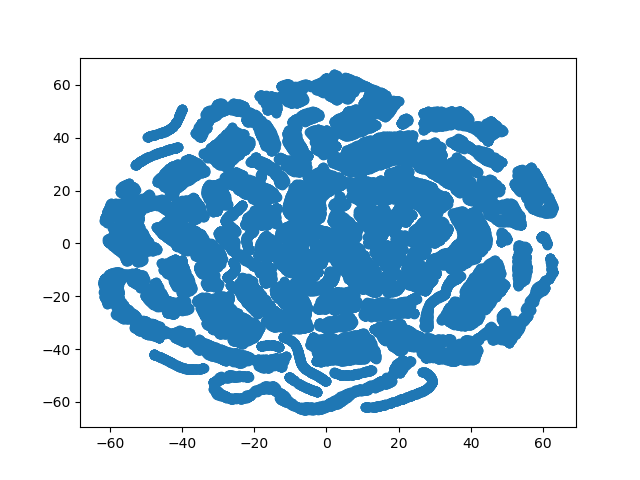

The Python source for this figure:
# Importing Modules

from sklearn.manifold import TSNE
import matplotlib.pyplot as plt
import cluster_helper as ch
# Loading dataset



# Defining Model
def tsne_model(df):
    model = TSNE(learning_rate=100)

    # Fitting Model
    transformed = model.fit_transform(df)

    # Plotting 2d t-Sne
    x_axis = transformed[:, 0]
    y_axis = transformed[:, 1]

    return plt.scatter(x_axis, y_axis)


if __name__ == '__main__':
    df = ch.featureCSV("data/unsupervised_data.csv", ['name','album','id','genre'])
    scatter_plot = tsne_model(df)
    ch.display_and_store(scatter_plot, "tsne_cluster")
